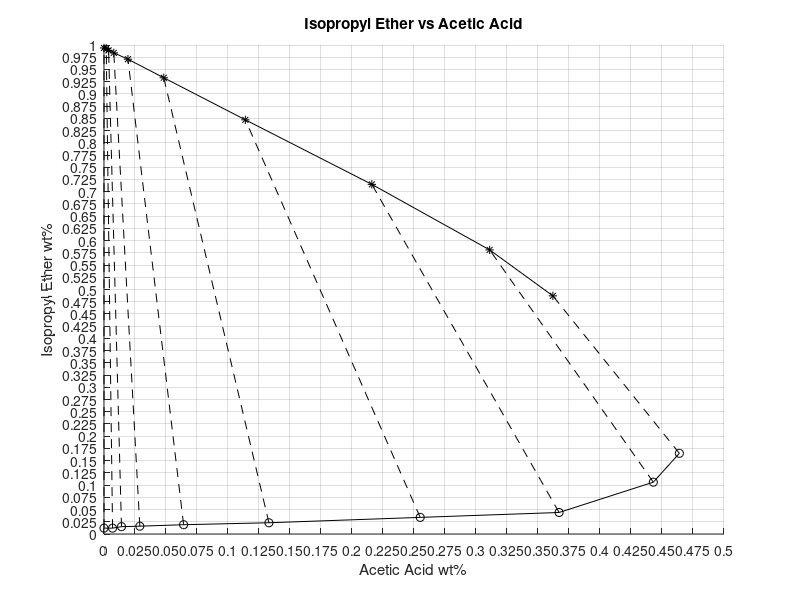

Recreate this plot in MATLAB. (Note: this script raises an error after producing the figure.)

%{ 
Matt Gambill 
Sepatations HW 8 
3/18/2017
 %}

figure('Name','Isopropyl Ether vs Acetic Acid')
clc,close all
%data
a=load('AA-H2O-IE.csv')/100;


figure('Name','Isopropyl Ether vs Acetic Acid','NumberTitle','off')
% Insert Labels
xlabel('Acetic Acid wt%')
ylabel('Isopropyl Ether wt%')
title('Isopropyl Ether vs Acetic Acid')
grid on
x=0:0.1:1;
set(gca,'XTick',0:0.025:0.50,'YTick',0:0.025:1);

hold on
%Plot equilibrium curve
plot(a(:,1),a(:,3),'k-o')
plot(a(:,4),a(:,6),'k-*')

%Plot tie lines
%plot(linspace(0,1),linspace(1,0),'k')
for i = 1:length(a)
    plot([a(i,1),a(i,4)],[a(i,3),a(i,6)],'k--')
end

 plot([points(1,1),points(2,1)],[points(1,2) points(2,2)]) 
%  plot(linspace(0,0.3),-10/3*linspace(0,0.3)+1)
% plot([0,points(2,1)],[1,points(2,2)])
 %plot(delta(1,1),delta(1,2),'*')
% Plot Points 
% plot(xq,yq,'k*')
 plot(points(1,1),points(1,2),'k*')
 plot(points(2,1),points(2,2),'ko')
 %plot(linspace(0,0.5),m1*linspace(0,0.5)+b1)
%  plot(linspace(0.02,0.1509),m*linspace(0.02,0.1509)+b)
%  text(0.1185,0.6051,' \leftarrow M (0.1185,   0.6051)')
%  text(points(1,1),points(1,2),' \leftarrow V_n')
%  text(0,1,' \leftarrow V_{n+1}')
 

% Output To PDF
 orient("landscape")
 print('Isopropyl Ether vs Acetic Acid.pdf')
 
% DONE!
hold off
